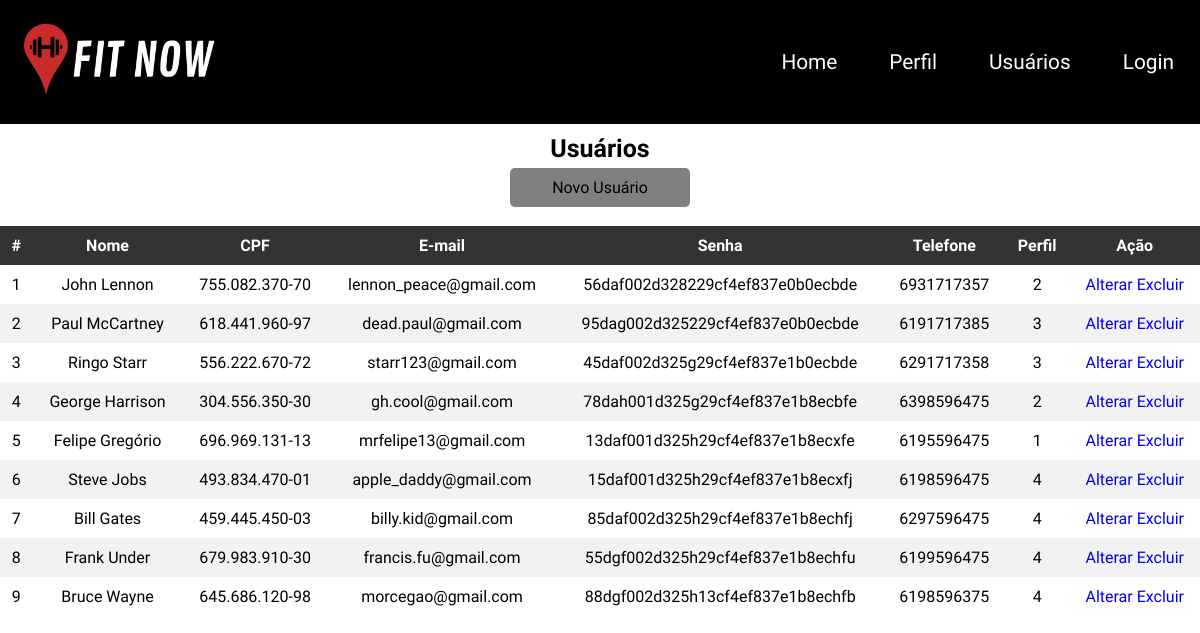
Page /usuarios/index.php on the committed database.
### tables this page shows
CREATE TABLE `Usuarios` (
	`idUsuarios` int not null primary key auto_increment,
    `nome` varchar(45) not null,
    `cpf` varchar(15) not null,
    `email` varchar(60) not null,
    `senha` varchar(60) not null,
    `telefone` varchar(11) not null,
    `perfil_id` int not null,
    foreign key (perfil_id) references Perfis(idPerfil)
);

### src/databases/conexao.php (called while the page is built, shortened)
<?php
    class Conexao
    {
        public static function getConexao()
        {
            try {
                return new PDO("mysql:host=localhost;dbname=fitnowbd;", "root", "");
            } catch(Exception $e) {
                echo 'Erro ao conectar com o banco de dados . ' . $e->getMessage();
            }
        }
    }

### src/dao/usuariodao.php (called while the page is built, shortened)
<?php
require_once __DIR__ . '/../databases/conexao.php';
class UsuarioDAO
{
    private $dbh;
    public function __construct(){
        $this->dbh = Conexao::getConexao();
    }
    public function getAll(){
        $query = "SELECT * FROM fitnowbd.usuarios;";
        $stmt = $this->dbh->query($query);
        $rows = $stmt->fetchAll();
        $this->dbh = null;
        return $rows;
    }
}
?>

### usuarios/index.php (the view, shortened to what this page needs)
<?php
    require_once '../src/databases/conexao.php';
    require_once '../src/dao/usuariodao.php';
    $dao = new UsuarioDAO();
    $usuarios = $dao->getAll();
    $quantidadeRegistros = count($usuarios);
?>
<!DOCTYPE html>
<html lang="pt-br">
<head>
    <link href="../assests/css/boot.css" rel="stylesheet">
    <link href="../assests/css/fonticon.css" rel="stylesheet">
    <link rel="stylesheet" href="../assests/css/modal.css">
    <link rel="stylesheet" href="../assests/css/login.css">
    <link rel="stylesheet" href="../assests/css/styles.css">
    <link rel="stylesheet" href="../assests/css/index_usuario.css">
</head>
<body>
    <header class="main_header">
        <div class="main_header_content">
            <a href="home.html" class="logo">
                <img id="logofit" src="../img/logofit.png" alt="FITNOW - A qualquer hora e qualquer lugar"
                    title="FITNOW - A qualquer hora e qualquer lugar"></a>
            <nav class="main_header_content_menu">
                <ul>
                    <li><a href="">Home</a></li>
                    <li><a href="../perfis/index.php">Perfil</a></li>
                    <li><a href="index.php">Usuários</a></li>
                    <li><a href="../auth/index.php">Login</a></li>
                </ul>
            </nav>
        </div>
    </header>
    <main>
        <h1>Usuários</h1>
        <section class="section__btn">
            <a class="btn" href="create.php">Novo Usuário</a>
        </section>
        <br>
        <div class="outcontainer" >
            <section class="container">
            <table class="center-table" >
                <thead>
                    <tr>
                        <th>#</th>
                        <th>Nome</th>
                        <th>CPF</th>
                        <th>E-mail</th>
                        <th>Senha</th>
                        <th>Telefone</th>
                        <th>Perfil</th>
                        <th>Ação</th>
                    </tr>
                </thead>
                <tbody>
                    <?php if ($quantidadeRegistros == "0"): ?>
                        <tr>
                            <td colspan="7">Não existem usuários cadastrados.</td>
                        </tr>
                    <?php else: ?>
                        <?php foreach ($usuarios as $usuario) : ?>
                        <tr>
                            <td><?php echo $usuario['idUsuarios'];?></td>
                            <td><?= $usuario['nome'];?></td>
                            <td><?= $usuario['cpf'];?></td>
                            <td><?= $usuario['email'];?></td>
                            <td><?= $usuario['senha'];?></td>
                            <td><?= $usuario['telefone'];?></td>
                            <td><?= $usuario['perfil_id'];?></td>
                            <td class="td__operacao">
                                <a class="btns" href="edit.php?id=<?=$usuario['idUsuarios'];?>">Alterar</a>
                                <a class="btns" href="delete.php?id=<?=$usuario['idUsuarios'];?>" onclick="return confirm('Deseja confirmar a operação?');">Excluir</a>
                            </td>
                        </tr>
                        <?php endforeach; ?>
                    <?php endif; $dbh = null; ?>
                </tbody>
            </table>
            </section>
        </div>
    </main>
</body>
</html>

### assests/css/boot.css (style rules this page uses)
* { padding: 0; margin: 0; box-sizing: border-box; text-decoration: none; font-size: 1em; font-family: 'Ubuntu', sans-serif; }

### assests/css/styles.css (style rules this page uses)
.main_header { width: 100%; background-color: black; }
.main_header .main_header_content { max-width: 1300px; margin: 0 auto; display: flex; flex-wrap: wrap; }
.main_header .main_header_content .logo { flex-basis: 330px; padding: 20px; width: 290px; }
#logofit { width: 200px; }
.main_header .main_header_content .main_header_content_menu { flex-basis: calc(100% - 330px); display: flex; justify-content: flex-end; }
.main_header_content_menu ul { display: flex; align-items: stretch; }
.main_header_content_menu ul li { list-style: none; display: flex; align-items: center; }
.main_header_content_menu ul li a { padding: 0 26px; display: flex; font-size: 1.3rem; align-items: center; height: 100%; color:white; }

### assests/css/index_usuario.css (style rules this page uses)
* { margin: 0; padding: 0; box-sizing: border-box; }
h1 { text-align: center; font-size: 25px; margin-top: 10px; margin-bottom: 5px; }
.btn { background-color: grey; color: black; border-radius: 5px; border: none; padding: 10px 20px; display: block; width: 15%; text-align: center; margin: auto; }
table { width: 100%; border-collapse: collapse; text-align: center; }
th { background-color: #333; color: white; font-weight: bold; padding: 10px; }
tr:nth-child(even) { background-color: #f2f2f2; }
td { padding: 10px; }

### rows in the picture
usuarios: idUsuarios "1", nome "John Lennon", cpf "755.082.370-70", email "lennon_peace@gmail.com", senha "56daf002d328229cf4ef837e0b0ecbde", telefone "6931717357", perfil "2"
usuarios: idUsuarios "2", nome "Paul McCartney", cpf "618.441.960-97", email "dead.paul@gmail.com", senha "95dag002d325229cf4ef837e0b0ecbde", telefone "6191717385", perfil "3"
usuarios: idUsuarios "3", nome "Ringo Starr", cpf "556.222.670-72", email "starr123@gmail.com", senha "45daf002d325g29cf4ef837e1b0ecbde", telefone "6291717358", perfil "3"
usuarios: idUsuarios "4", nome "George Harrison", cpf "304.556.350-30", email "gh.cool@gmail.com", senha "78dah001d325g29cf4ef837e1b8ecbfe", telefone "6398596475", perfil "2"
usuarios: idUsuarios "5", nome "Felipe Gregório", cpf "696.969.131-13", email "mrfelipe13@gmail.com", senha "13daf001d325h29cf4ef837e1b8ecxfe", telefone "6195596475", perfil "1"
usuarios: idUsuarios "6", nome "Steve Jobs", cpf "493.834.470-01", email "apple_daddy@gmail.com", senha "15daf001d325h29cf4ef837e1b8ecxfj", telefone "6198596475", perfil "4"
usuarios: idUsuarios "7", nome "Bill Gates", cpf "459.445.450-03", email "billy.kid@gmail.com", senha "85daf002d325h29cf4ef837e1b8echfj", telefone "6297596475", perfil "4"
usuarios: idUsuarios "8", nome "Frank Under", cpf "679.983.910-30", email "francis.fu@gmail.com", senha "55dgf002d325h29cf4ef837e1b8echfu", telefone "6199596475", perfil "4"
usuarios: idUsuarios "9", nome "Bruce Wayne", cpf "645.686.120-98", email "morcegao@gmail.com", senha "88dgf002d325h13cf4ef837e1b8echfb", telefone "6198596375", perfil "4"
